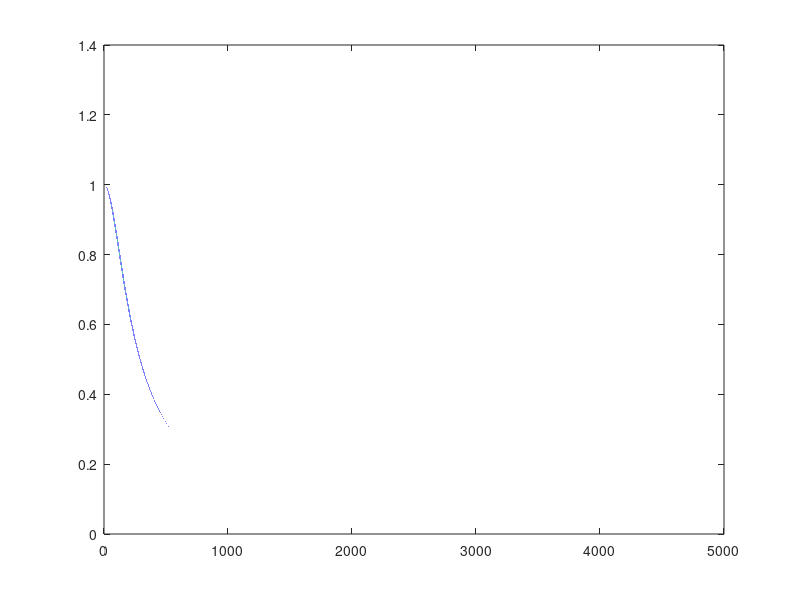

Recreate this plot in MATLAB.
fs=10000;
f=(0:0.01:5000);
omega=2*pi*f/fs;
H=(1/10)./(1-(0.9*exp(-omega*j*1)));
plot(f,abs(H))

saveas(gcf, "filer\plot.png")